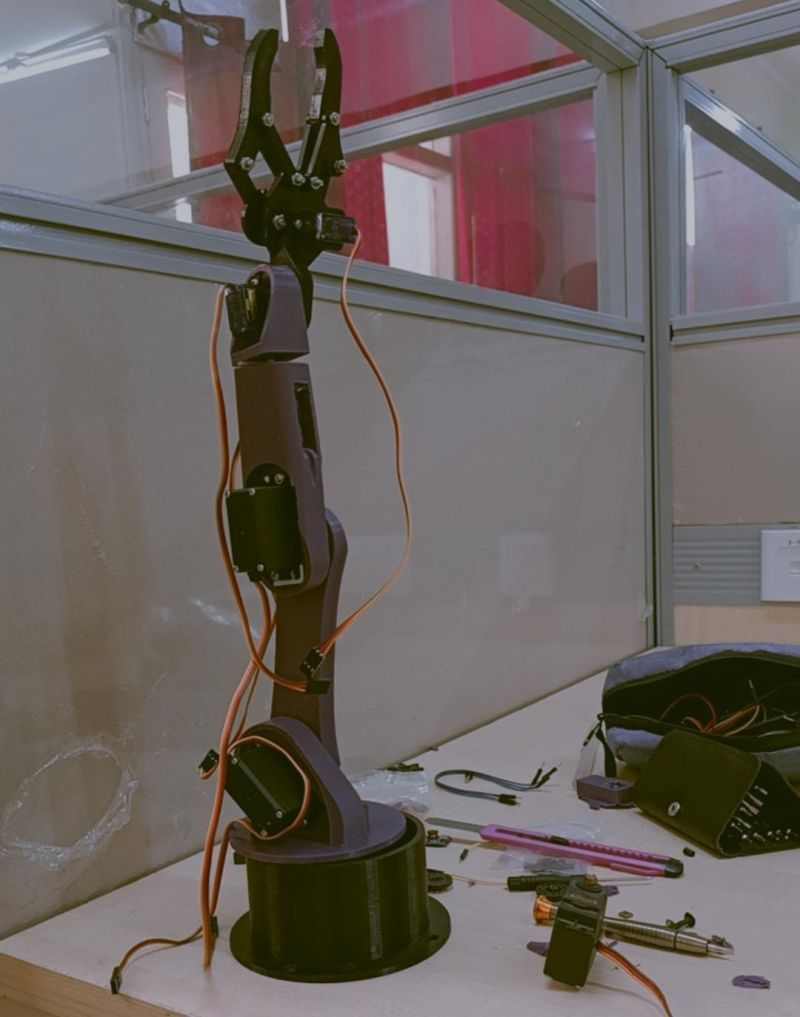
#> input picture assets/1672864126047.jpeg, 800 x 1017 px
$ python -i main.py   (imports and definitions only)
#> lines starting #> are read from the running program, lines starting #| are printed output that depends on the picture; after the words box and inside, x2 and y2 are one past the last pixel; in counts of white or black regions, pixels touching at a corner belong together
#> further down, picture is the input picture: shape (1017, 800, 3); mean B, G, R 96.1, 98.7, 106.9
import time
import cv2
import numpy as np
import threading
time_to_record_data = 10
cam_port = 0
# [1 line not run here, left out]

def mask(framee):
    light_blue = np.array([110, 50, 50])
    dark_blue = np.array([130, 255, 255])
    light_red = np.array([0, 50, 50])
    dark_red = np.array([10, 255, 255])
    light_green = np.array([50, 50, 50])
    dark_green = np.array([70, 255, 255])

    try:
        hsv = cv2.cvtColor(framee, cv2.COLOR_BGR2HSV)
#> hsv: shape (1017, 800, 3); mean H, S, V 81.9, 60.4, 109.7

        mask1 = cv2.inRange(hsv, light_green, dark_green)
#> mask1: shape (1017, 800); every value is 0
        output_green = cv2.bitwise_and(framee, framee, mask=mask1)
#> output_green: shape (1017, 800, 3); every value is 0

        mask2 = cv2.inRange(hsv, light_red, dark_red)
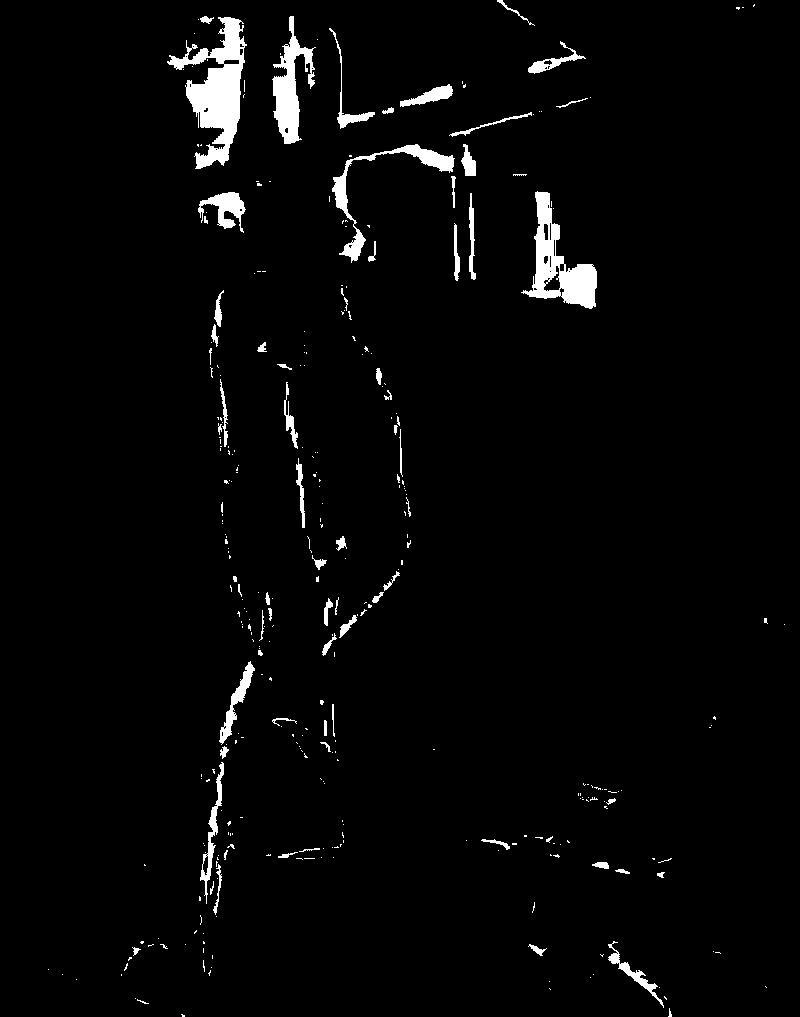
#> mask2: shape (1017, 800); 2.7% white; 338 white regions (268 under 20 px), largest, box (x1, y1, x2, y2) and area: (167, 17, 247, 169) 4893, (521, 191, 597, 309) 3324, (272, 16, 316, 144) 2271
        output_red = cv2.bitwise_and(framee, framee, mask=mask2)
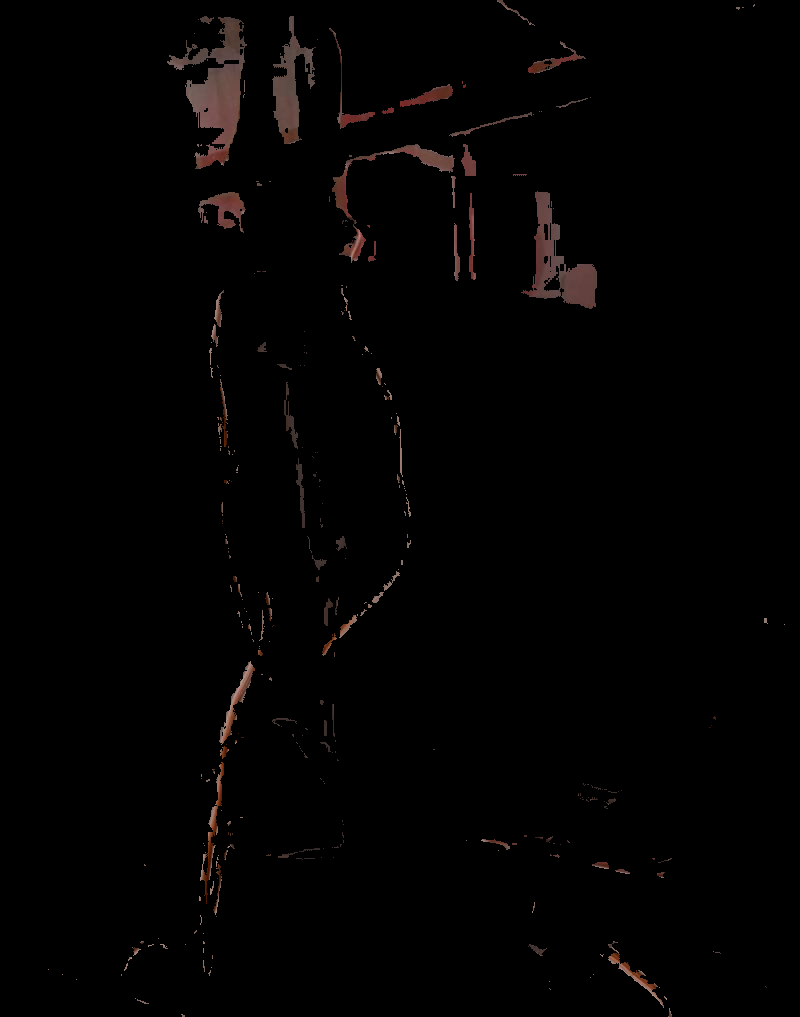
#> output_red: shape (1017, 800, 3); mean B, G, R 1.8, 2, 2.9

        mask3 = cv2.inRange(hsv, light_blue, dark_blue)
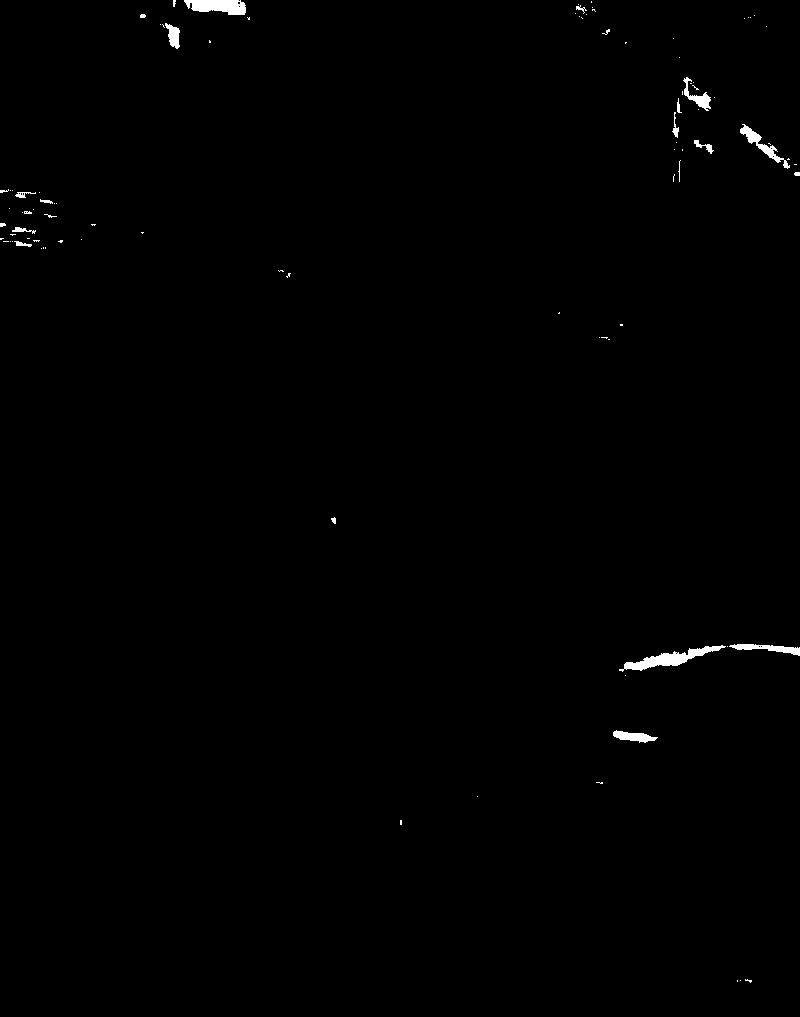
#> mask3: shape (1017, 800); 0.51% white; 95 white regions (75 under 20 px), largest, box (x1, y1, x2, y2) and area: (619, 645, 726, 672) 888, (184, 0, 246, 15) 697, (740, 124, 790, 169) 443
        output_blue = cv2.bitwise_and(framee, framee, mask=mask3)

        return output_red, output_green, output_blue

    except Exception as e:
        print(e)

# [52 lines left out: functions mean, find_color, read_raw_data, not called in this run]


def main():
    return 0
    find_color()

# [44 lines left out: functions box_color, cam_display, not called in this run]


# [7 lines not run here, left out]


>>> import cv2
>>> picture = cv2.imread('../assets/1672864126047.jpeg')
>>> result = mask(picture)
